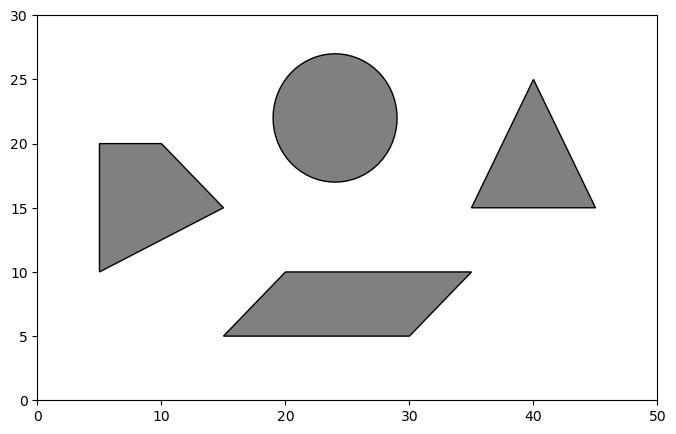
#> input picture imagens/mapa1_invertido.png, 676 x 434 px, found by its file name
$ jupyter execute --allow-errors 2a_campos_potenciais_youbot.ipynb
#> lines starting #> are read from the running program, lines starting #| are printed output that depends on the picture
# Trabalho Prático 2 - Planejamento e Navegação
## Passo 2a: Campos Potenciais para Kuka youbot

### Importação de Bibliotecas

[cell 1]
import numpy as np
import matplotlib.pyplot as plt
import matplotlib.image as mpimg
import matplotlib.patches as patches
from scipy.ndimage import distance_transform_edt

### Definição dos Parâmetros

O método de Campos Potenciais baseia-se na criação de um campo de forças atrativas e repulsivas.
O objetivo exerce uma força atrativa sobre o robô, enquanto os obstáculos exercem forças repulsivas.

[cell 2]
# Dimensões do mundo
WORLD_WIDTH = 50
WORLD_HEIGHT = 30

# Parâmetros do Kuka youbot
ROBOT_RADIUS = 0.2
SAFETY_MARGIN = 0.1
EFFECTIVE_RADIUS = ROBOT_RADIUS + SAFETY_MARGIN

# Parâmetros do campo potencial
K_ATT = 1.0  # ganho do potencial atrativo
K_REP = 50.0  # ganho do potencial repulsivo
D0 = 2.0  # distância de influência dos obstáculos
STEP_SIZE = 0.5  # tamanho do passo
MAX_ITERATIONS = 1000  # número máximo de iterações
GOAL_THRESHOLD = 0.5  # distância para considerar que chegou ao objetivo

### Carregamento dos Mapas

[cell 3]
# Carregar mapas
mapa1 = mpimg.imread('imagens/mapa1_invertido.png')
#> mapa1 is the input picture: shape (434, 676, 4) float32; mean R, G, B, A 0.912, 0.912, 0.912, 1
#> (the rest of this cell did not finish here and is left out)

### Implementação do Método de Campos Potenciais

O potencial total é a soma do potencial atrativo (em direção ao objetivo) e do potencial repulsivo (afastando dos obstáculos).

**Potencial Atrativo:**
$$U_{att}(q) = \frac{1}{2} k_{att} \cdot d^2(q, q_{goal})$$

**Potencial Repulsivo:**
$$U_{rep}(q) = \begin{cases}
\frac{1}{2} k_{rep} \left(\frac{1}{d(q, q_{obs})} - \frac{1}{d_0}\right)^2 & \text{se } d(q, q_{obs}) \leq d_0 \\
0 & \text{se } d(q, q_{obs}) > d_0
\end{cases}$$

A força resultante é o negativo do gradiente do potencial total.

[cell 4]
def pixel_to_world(px, py, img_shape, world_width, world_height):
    """Converte coordenadas de pixel para coordenadas do mundo."""
    h, w = img_shape[:2]
    x = (px / w) * world_width
    y = (py / h) * world_height
    return x, y

def world_to_pixel(x, y, img_shape, world_width, world_height):
    """Converte coordenadas do mundo para coordenadas de pixel."""
    h, w = img_shape[:2]
    px = int((x / world_width) * w)
    py = int((y / world_height) * h)
    return px, py

def compute_distance_field(mapa, robot_radius, world_width, world_height):
    """Calcula o campo de distâncias aos obstáculos."""
    # Criar máscara de obstáculos
    obstacles = mapa[:, :, 0] < 0.5

    # Calcular distância euclidiana aos obstáculos
    distance_field = distance_transform_edt(~obstacles)

    # Converter distância de pixels para metros
    px_per_meter = mapa.shape[1] / world_width
    distance_field = distance_field / px_per_meter

    return distance_field

def attractive_force(current, goal, k_att):
    """Calcula a força atrativa em direção ao objetivo."""
    direction = np.array(goal) - np.array(current)
    distance = np.linalg.norm(direction)

    if distance < 0.001:
        return np.array([0.0, 0.0])

    # Força proporcional à distância
    force = k_att * direction

    return force

def repulsive_force(current, distance_field, mapa, k_rep, d0, world_width, world_height):
    """Calcula a força repulsiva dos obstáculos."""
    px, py = world_to_pixel(current[0], current[1], mapa.shape, world_width, world_height)

    # Garantir que está dentro dos limites
    px = np.clip(px, 0, distance_field.shape[1] - 1)
    py = np.clip(py, 0, distance_field.shape[0] - 1)

    # Distância ao obstáculo mais próximo
    d_obs = distance_field[py, px]

    if d_obs > d0:
        return np.array([0.0, 0.0])

    # Calcular gradiente da distância (direção de afastamento)
    grad_y, grad_x = np.gradient(distance_field)

    gradient = np.array([grad_x[py, px], grad_y[py, px]])
    grad_norm = np.linalg.norm(gradient)

    if grad_norm < 0.001:
        return np.array([0.0, 0.0])

    gradient = gradient / grad_norm

    # Força repulsiva
    force_magnitude = k_rep * (1.0/d_obs - 1.0/d0) * (1.0/(d_obs**2))
    force = force_magnitude * gradient

    return force

def potential_field_navigation(start, goal, mapa, k_att, k_rep, d0, step_size,
                                max_iterations, goal_threshold, world_width, world_height):
    """Executa a navegação por campos potenciais."""
    # Calcular campo de distâncias
    distance_field = compute_distance_field(mapa, EFFECTIVE_RADIUS, world_width, world_height)

    # Inicializar trajetória
    path = [start]
    current = np.array(start, dtype=float)

    for i in range(max_iterations):
        # Verificar se chegou ao objetivo
        distance_to_goal = np.linalg.norm(current - np.array(goal))
        if distance_to_goal < goal_threshold:
            path.append(tuple(current))
            print(f"Objetivo alcançado em {i} iterações")
            break

        # Calcular forças
        f_att = attractive_force(current, goal, k_att)
        f_rep = repulsive_force(current, distance_field, mapa, k_rep, d0, world_width, world_height)

        # Força total
        f_total = f_att + f_rep

        # Normalizar e aplicar passo
        f_norm = np.linalg.norm(f_total)
        if f_norm < 0.001:
            print(f"Preso em mínimo local na iteração {i}")
            break

        direction = f_total / f_norm
        current = current + step_size * direction

        # Verificar limites
        current[0] = np.clip(current[0], 0, world_width)
        current[1] = np.clip(current[1], 0, world_height)

        path.append(tuple(current))

    if distance_to_goal >= goal_threshold:
        print(f"Número máximo de iterações atingido")

    return path, distance_field

### Experimento 1: Mapa 1 - Cenário Simples

[cell 5]
# Definir pontos de início e objetivo
start_mapa1 = (5, 15)
#> start_mapa1 = (5, 15)
goal_mapa1 = (45, 15)

# Executar navegação por campos potenciais
path_mapa1, dist_field_mapa1 = potential_field_navigation(
    start_mapa1, goal_mapa1, mapa1, K_ATT, K_REP, D0, STEP_SIZE,
    MAX_ITERATIONS, GOAL_THRESHOLD, WORLD_WIDTH, WORLD_HEIGHT
)
#> in compute_distance_field, `obstacles = mapa[:, :, 0] < 0.5`:
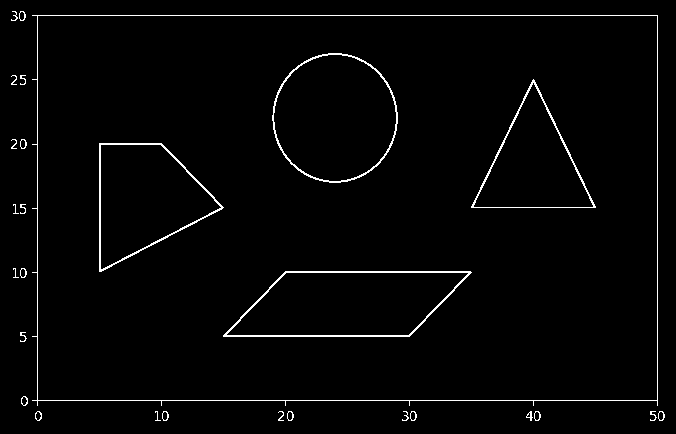
#> obstacles: shape (434, 676) bool; 2.1% white in thin lines or dots
#> in compute_distance_field, `distance_field = distance_transform_edt(~obstacles)`:
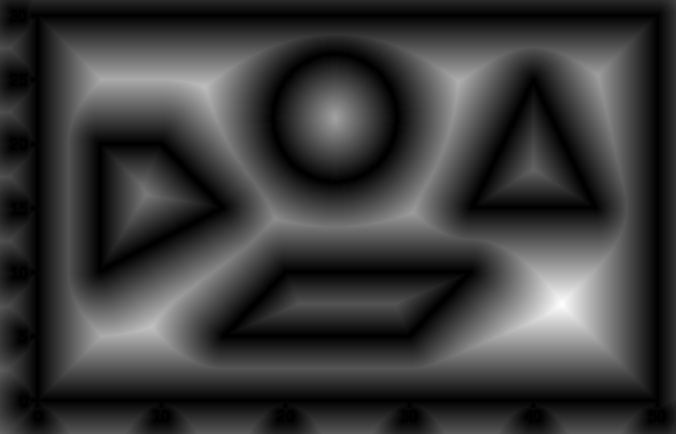
#> distance_field: shape (434, 676) float64; min 0, max 95.52, mean 22.1; drawn with min black and max white
#> in potential_field_navigation, `path = [start]`: path = [(5, 15)]
#> in potential_field_navigation, `current = np.array(start, dtype=float)`: current = [5, 15]
#> the loop in potential_field_navigation, `for i in range(max_iterations):` made 1000 passes
#> (distance_to_goal, distance in attractive_force, f_att, d_obs in repulsive_force, force_magnitude in repulsive_force, f_rep) on passes 2 to 4: (39.5, 39.5, [39.5, 0], 1.85, 0.597, [-0.597, 0]), (39, 39, [39, 0], 1.33, 7.08, [-7.08, 0]), (38.5, 38.5, [38.5, 0], 0.888, 39.77, [-39.77, 0])
#> pass 2, in repulsive_force (call 2), `grad_y, grad_x = np.gradient(distance_field)`:
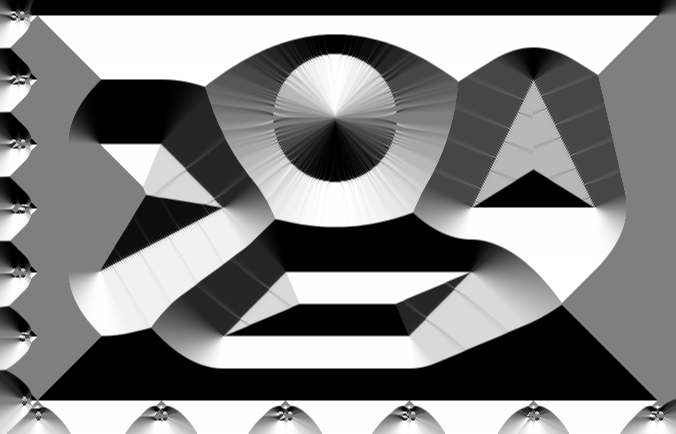
#> grad_y: shape (434, 676) float64; min -0.074, max 0.074, mean 0.00168; drawn with min black and max white
#> pass 2, in repulsive_force (call 2), `grad_y, grad_x = np.gradient(distance_field)`:
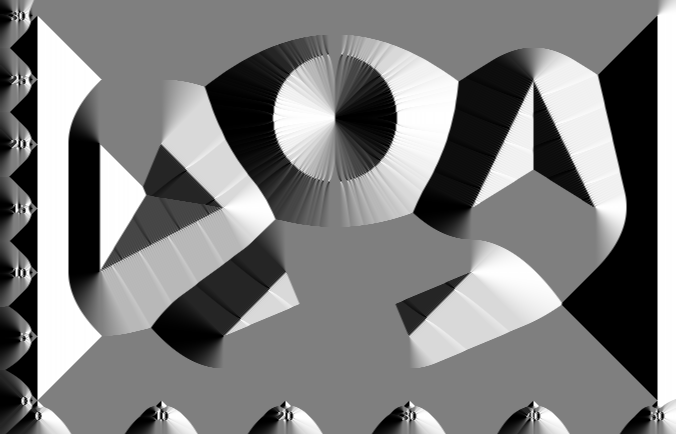
#> grad_x: shape (434, 676) float64; min -0.074, max 0.074, mean -0.000252; drawn with min black and max white

# Calcular comprimento do caminho
path_length_mapa1 = sum([np.linalg.norm(np.array(path_mapa1[i+1]) - np.array(path_mapa1[i]))
                          for i in range(len(path_mapa1)-1)])
print(f"Comprimento do caminho: {path_length_mapa1:.2f} m")
#| Comprimento do caminho: 500.00 m
print(f"Número de pontos: {len(path_mapa1)}")
#| Número de pontos: 1001

### Visualização do Resultado - Mapa 1

[cell 6]
fig, (ax1, ax2) = plt.subplots(1, 2, figsize=(16, 6))

# Campo de distâncias
ax1.imshow(dist_field_mapa1, extent=[0, WORLD_WIDTH, 0, WORLD_HEIGHT],
           origin='lower', cmap='hot')
ax1.axis('off')

# Trajetória
ax2.imshow(mapa1, extent=[0, WORLD_WIDTH, 0, WORLD_HEIGHT], origin='lower')

# Desenhar caminho
path_x = [p[0] for p in path_mapa1]
path_y = [p[1] for p in path_mapa1]
ax2.plot(path_x, path_y, 'r-', linewidth=2)

# Desenhar início e objetivo
ax2.plot(start_mapa1[0], start_mapa1[1], 'go', markersize=10)
ax2.plot(goal_mapa1[0], goal_mapa1[1], 'ro', markersize=10)

ax2.set_xlim(0, WORLD_WIDTH)
ax2.set_ylim(0, WORLD_HEIGHT)
ax2.axis('off')

plt.tight_layout()
plt.savefig('imagens/campos_potenciais_mapa1_youbot.png', dpi=150, bbox_inches='tight')
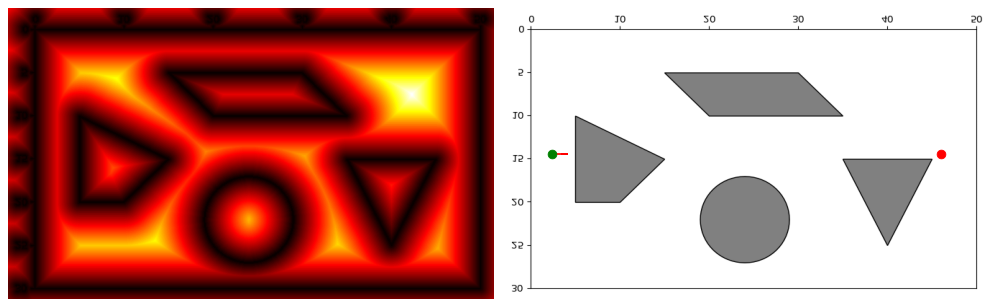
#> figure drawn by matplotlib, 2 panels
plt.show()
